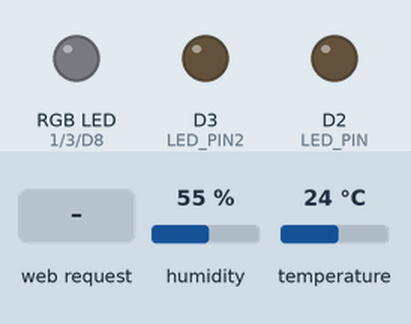
Bench run of a sketch on a simulated ESP8266 (NodeMCU). Parts: an RGB LED mixed from three pins (HIGH = lit), output pins drawn as LEDs (lit = HIGH). The test bench sets the inputs (shaded band); at power-on: humidity 55 %, temperature 24 °C. Dim RGB values are drawn brighter than linear; WiFi joins after 1.5 s; servers stay silent unless stated; what the sketch prints to the serial monitor is not drawn.

Above: at 2.7 s.
2.8 s: HTTP request GET /1/on received
At 2.89 s:
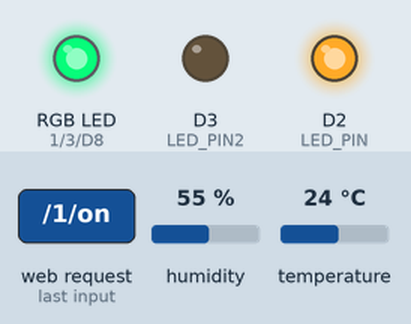
At 3.8 s:
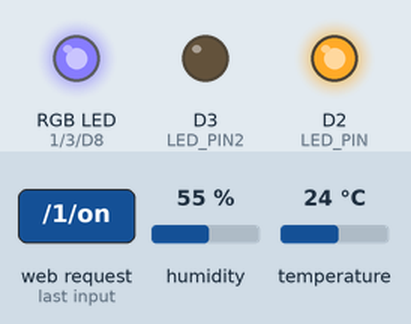
6.3 s: HTTP request GET /1/off received
At 6.54 s:
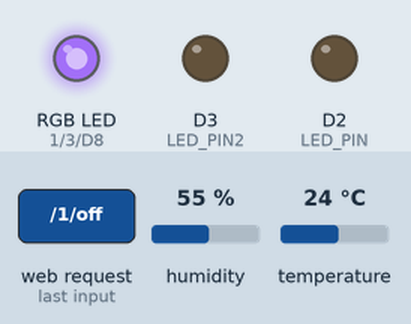
10.0 s: HTTP request GET /2/on received
At 10.19 s:
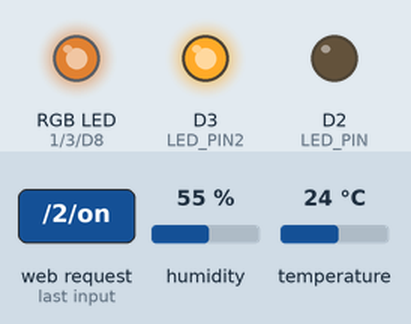
13.5 s: HTTP request GET /off received
Timing chart, 0 to 15.4 s (numbered marks = the images above; inputs shaded):
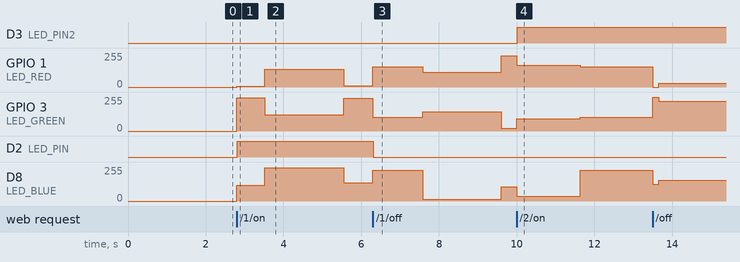

Measured:
- after the input at 2.8 s, D2 (LED_PIN): LOW → HIGH at once
- after the input at 6.3 s, D2 (LED_PIN): HIGH → LOW at once
- after the input at 10.0 s, D3 (LED_PIN2): LOW → HIGH at once

The sketch:

Site.ino
```cpp
#include <ESP8266WiFi.h>
#include <DHT.h>


const char* ssid = "YOURSSID";
const char* password = "YOURPASSWORD";


WiFiServer server(80);


String header;

String LED_PINState = "off";
String LED_PIN2State = "off";
String output3State = "off";


//PINS
#define DHTPIN D1
#define DHTTYPE DHT11
DHT dht(DHTPIN, DHTTYPE);
#define LED_PIN D2
#define LED_PIN2 D3
#define LED_RED D10
#define LED_GREEN D9
#define LED_BLUE D8

//Rainbow LED
int red = 254;
int green = 1;
int blue = 127;
int red_direction = -1;
int green_direction = 1;
int blue_direction = -1;
void setColor(int red, int green, int blue) {
  analogWrite(LED_RED, red);
  analogWrite(LED_GREEN, green);
  analogWrite(LED_BLUE, blue);
}
unsigned long currentTime = millis();

unsigned long previousTime = 0;

const long timeoutTime = 2000;


void setup() {
  Serial.begin(115200);
  dht.begin();

  pinMode(LED_PIN, OUTPUT);
  pinMode(LED_PIN2, OUTPUT);
  pinMode(LED_RED, OUTPUT);
  pinMode(LED_GREEN, OUTPUT);
  pinMode(LED_BLUE, OUTPUT);

  digitalWrite(LED_PIN, LOW);
  digitalWrite(LED_PIN2, LOW);
  digitalWrite(LED_RED, LOW);
  digitalWrite(LED_GREEN, LOW);
  digitalWrite(LED_BLUE, LOW);


  Serial.print("Connecting to WiFi ");
  Serial.println(ssid);
  WiFi.begin(ssid, password);
  while (WiFi.status() != WL_CONNECTED) {
    delay(500);
    Serial.print(".");
  }

  Serial.println("IP adress: ");
  Serial.println(WiFi.localIP());

  server.begin();
}

void loop() {
  WiFiClient client = server.available();
  float humidity = dht.readHumidity();
  float temperature = dht.readTemperature();

  if (client) {
    Serial.println("New Client.");
    String currentLine = "";
    currentTime = millis();
    previousTime = currentTime;
    while (client.connected() && currentTime - previousTime <= timeoutTime) {
      currentTime = millis();
      if (client.available()) {
        char c = client.read();
        Serial.write(c);
        header += c;
        if (c == '\n') {

          if (currentLine.length() == 0) {


            client.println("HTTP/1.1 200 OK");
            client.println("Content-type:text/html");
            client.println("Connection: close");
            client.println();
            IPAddress clientIP = client.remoteIP();


            if (header.indexOf("GET /1/on") >= 0) {
              LED_PINState = "on";
              digitalWrite(LED_PIN, HIGH);
            } else if (header.indexOf("GET /1/off") >= 0) {
              LED_PINState = "off";
              digitalWrite(LED_PIN, LOW);
            } else if (header.indexOf("GET /2/on") >= 0) {
              LED_PIN2State = "on";
              digitalWrite(LED_PIN2, HIGH);
            } else if (header.indexOf("GET /2/off") >= 0) {
              LED_PIN2State = "off";
              digitalWrite(LED_PIN2, LOW);
            } else if (header.indexOf("GET /3/on") >= 0) {
              output3State = "on";
              digitalWrite(LED_GREEN, HIGH);
              digitalWrite(LED_RED, HIGH);
              digitalWrite(LED_BLUE, HIGH);
              red = 254;
              green = 1;
              blue = 127;
              red_direction = -1;
              green_direction = 1;
              blue_direction = -1;
            } else if (header.indexOf("GET /3/off") >= 0) {
              output3State = "off";
              digitalWrite(LED_GREEN, LOW);
              digitalWrite(LED_RED, LOW);
              digitalWrite(LED_BLUE, LOW);
              red = 0;
              green = 0;
              blue = 0;
              red_direction = 0;
              green_direction = 0;
              blue_direction = 0;
            }

            //HTML
            client.println("<!DOCTYPE html><html>");
            client.println("<html lang=\"pl\">");
            client.println("<head><meta charset=\"utf-8\" name=\"viewport\" content=\"width=device-width, initial-scale=1\">");
            client.println("<title>Arduino Led</title>");
            client.println("<style>html { background-color:#d9d9d9; font-family: system-ui; display: inline-block; margin: 0px auto; text-align: center;}");
            client.println("h1, h2, h3{font-size: 24px;}");
            client.println(".button { background-color: #4CAF50; border: none; color: white; padding: 16px 40px;border-radius: 12px;");
            client.println("text-decoration: none; font-size: 30px; margin: 2px; cursor: pointer;}");
            client.println(".button2 {background-color: #555555;border-radius: 12px;}</style>");
            client.println("<link rel=\"stylesheet\" href=\"https://use.fontawesome.com/releases/v5.7.2/css/all.css\" integrity=\"sha384-fnmOCqbTlWIlj8LyTjo7mOUStjsKC4pOpQbqyi7RrhN7udi9RwhKkMHpvLbHG9Sr\" crossorigin=\"anonymous\"></head>");
            client.println("<script src=\"https://ajax.googleapis.com/ajax/libs/jquery/3.6.3/jquery.min.js\"></script>");


            client.println("<body><h1>Arduino LED Serwer</h1>");
            client.println("<h2>IP Adress: " + clientIP.toString() + "</h2>");
            client.println("<h3><i class=\"fas fa-thermometer-half\"></i> Temperatura: " + String(temperature) + " &#8451;</h3>");
            client.println("<h3><i class=\"fas fa-tint\"></i> Wilgotność: " + String(humidity) + " %</h3>");


            client.println("<p>On/Off LED 1 - Status " + LED_PINState + "</p>");

            if (LED_PINState == "off") {
              client.println("<p><a href=\"/1/on\"><button class=\"button\">ON</button></a></p>");
            } else {
              client.println("<p><a href=\"/1/off\"><button class=\"button button2\">OFF</button></a></p>");
            }


            client.println("<p>On/Off LED 2 - Status " + LED_PIN2State + "</p>");

            if (LED_PIN2State == "off") {
              client.println("<p><a href=\"/2/on\"><button class=\"button\">ON</button></a></p>");
            } else {
              client.println("<p><a href=\"/2/off\"><button class=\"button button2\">OFF</button></a></p>");
            }

            client.println("<p>On/Off LED 3 - Status " + output3State + "</p>");

            if (output3State == "off") {
              client.println("<p><a href=\"/3/on\"><button class=\"button\">ON</button></a></p>");
            } else {
              client.println("<p><a href=\"/3/off\"><button class=\"button button2\">OFF</button></a></p>");
            }
            client.println("<script>$(document).ready(function(){");
            client.println("setInterval(function(){");
            client.println("$.ajax({url: \"/\", success: function(result){");
            client.println("$(\"html\").html(result);");
            client.println("}});}, 10000);});</script>");
            client.println("</body></html>");


            client.println();

            break;
          } else {  //
            currentLine = "";
          }
        } else if (c != '\r') {
          currentLine += c;
        }
      }
    }


    header = "";

    client.stop();
    Serial.println("Disconected.");
    Serial.println("");
  }
  red = red + red_direction;
  green = green + green_direction;
  blue = blue + blue_direction;

  if (red >= 255 || red <= 0) {
    red_direction = red_direction * -1;
  }
  if (green >= 255 || green <= 0) {
    green_direction = green_direction * -1;
  }
  if (blue >= 255 || blue <= 0) {
    blue_direction = blue_direction * -1;
  }
  setColor(red, green, blue);
  delay(5);
}
```
